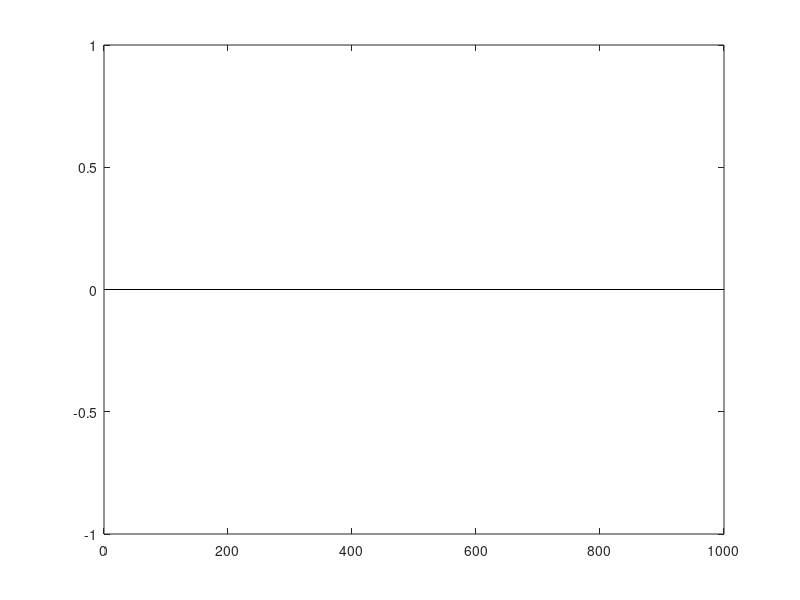

Source code (MATLAB): (Note: this script raises an error after producing the figure.)
f=figure('Name','Fig22 spoke','Color','white'); plot([0 1000],[0 0],'k-'); hold on; plot([200 700 850],[0 0],'o'); xline(200,'--'); xline(700,'--'); xline(850,'--'); xlabel('轴向距离 (m)'); yticks([]); title('发现引理轴向剖面');
